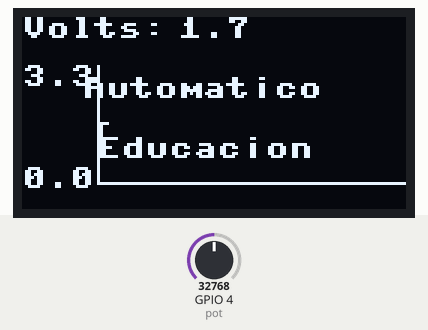
Simulated run of this program. Board: ESP32 board running MicroPython. Shown: 128×64 one-colour display. The test bench sets the inputs (shaded band); at power-on: GPIO 4 (pot) = 32768 (analog values on the 0–65535 scale). Library files of the repository ran but are not shown: ssd1306.py.

Above: at 4.2 s.
4.3 s: GPIO 4 (pot) set to 0
At 5.3 s:
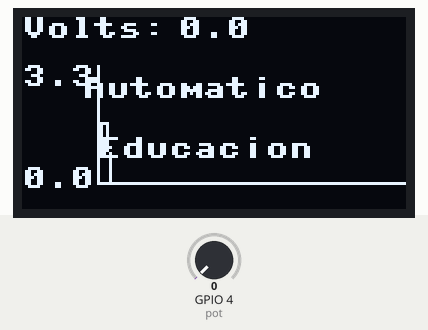
6.2 s: GPIO 4 (pot) set to 7864
At 6.8 s:
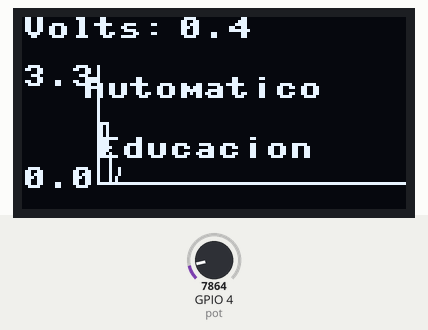
8.4 s: GPIO 4 (pot) set to 19660
At 9.4 s:
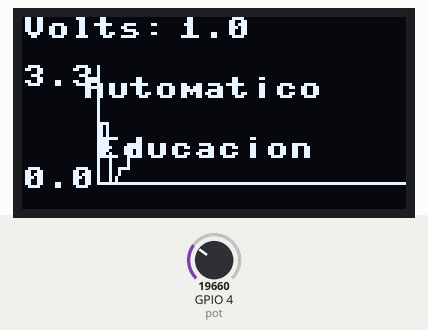
Timing chart, 0 to 11.4 s (numbered marks = the images above; inputs shaded):
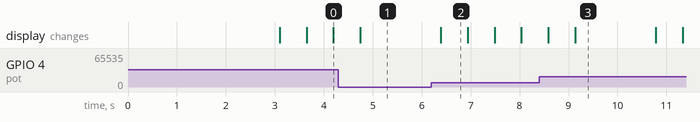

Measured:
- after the input at 6.2 s, the display: changes after 0.19 s (image 2)

The program:

oled_ex2.py
```python
"""
OLED with MicroPython: Raspberry Pi Pico  and ESP8266
By: Sergio Andres Castaño Giraldo
site: https://controlautomaticoeducacion.com/micropython/
GitHub: https://github.com/sergioacg/MicroPython

Useful links:
# https://docs.micropython.org/en/latest/library/framebuf.html
# https://micropython-workshop.readthedocs.io/en/latest/pages/shields/oled.html
# http://javl.github.io/image2cpp/
"""

from machine import Pin, I2C, ADC
from utime import sleep_ms
from ssd1306 import SSD1306_I2C
import framebuf
from images import (logo)


def plot_time(yp, t, x, y, var = [0.0,3.3], vpts=[25, 16, 40], hpts = [25, 55, 112]):
    """"
    Graph function of the Cartesian plane in relation to time:
    by: Sergio Andres Castaño Giraldo

    plot_time(yp, t, x, y, var = [0.0,3.3], vpts=[25, 16, 40], hpts = [25, 55, 112]):

    yp: dependent variable
    t: time (used while the Cartesian plane is not complete)
    x: List of two positions of variable x, x[0] is the position in past x and x[1] position of current x.
    y: List of two positions of the variable y, y[0] is the position in y past and y[1] position of current x.
    var = [0.0,3.3]: Magnitude of the variable (default voltage)
    vpts = [25, 16, 40]: points on the vertical y axis.
    hpts = [25, 55, 112]: points on the vertical x axis.

    Example:
    #Global Variables
    t = 0
    y = [55, 55]
    x = [25, 25]
    #Function:
    volts = pot.read_u16 () * FACTOR
    t, x, y = plot_time (volts, t, x, y)
    sleep_ms (500)
    """
    #Axis
    oled.vline(vpts[0], vpts[1], vpts[2], 1) #x, y, h
    oled.hline(hpts[0], hpts[1], hpts[2], 1) #x, y, w
    oled.text(str(round(var[0],1)), vpts[0]-25, hpts[1]-5)
    oled.text(str(round(var[1],1)), vpts[0]-25, vpts[1])
    #y - axis
    y[1] = int((yp-var[0])/(var[1]-var[0]) * (vpts[1]-hpts[1]) + hpts[1]) #Interpolation
    if t < hpts[2] - hpts[0]:
        x[1] = x[0]+1
    else:
        x[1] = hpts[2]

    #Plot the line
    oled.line(x[0],y[0],x[1],y[1],1)
    oled.show()

    #Update past values
    y[0] = y[1]
    x[0] = x[1]

    #If you have already reached the end of the graph then ...
    if t > hpts[2] - hpts[0]:
        #Erases the first few pixels of the graph and the y-axis.
        oled.fill_rect(vpts[0],vpts[1],2,vpts[2],0)
        #Clears the entire y-axis scale
        oled.fill_rect(vpts[0]-25, vpts[1],vpts[0],vpts[2]+5,0)
        #shifts the graph one pixel to the left
        oled.scroll(-1,0)
        #Axis
        oled.vline(vpts[0], vpts[1], vpts[2], 1) #x, y, h
        oled.hline(hpts[0], hpts[1], hpts[2], 1) #x, y, w
        oled.text(str(round(var[0],1)), vpts[0]-25, hpts[1]-5)
        oled.text(str(round(var[1],1)), vpts[0]-25, vpts[1])
    else:
        t += 1

    return t,x,y


if __name__ == '__main__':

    WIDTH = 128
    HEIGHT = 64
    FACTOR = 3.3 / (65535)

    PLACA = True #True: Raspberry Pi Pico, False: ESP8266

    # if PLACA:
    #     i2c = I2C(1, scl = Pin(19), sda = Pin(18), freq = 200000)
    #     pot = ADC(26)
    # else:
    #     i2c = I2C(scl = Pin(5), sda = Pin(4))
    #     pot = ADC(0)

    i2c = I2C(0, scl=Pin(22), sda=Pin(21))
    pot = ADC(Pin(4))

    oled = SSD1306_I2C(WIDTH, HEIGHT, i2c)


    buffer = bytearray(logo)

    fb = framebuf.FrameBuffer(buffer,WIDTH,HEIGHT,framebuf.MONO_HLSB)


    #Global Variables
    t = 0
    y = [55, 55]
    x = [25, 25]

    oled.fill(0)
    oled.text("Control", 35, 0)
    oled.text("Automatico", 20, 20)
    oled.text("Educacion", 25, 40)
    oled.show()
    sleep_ms(3000)

    #Image
    # oled.fill(0)
    # oled.blit(fb,0,0)
    # oled.show()
    # sleep_ms(3000)
    # oled.fill(0)

    while True:
        volts = pot.read_u16() * FACTOR
        t,x,y = plot_time(volts,t,x,y)
        oled.fill_rect(0,0,120,15,0)
        oled.text("Volts: ", 0, 0)
        oled.text(str(round(volts,1)), 52, 0)
        oled.show()
        sleep_ms(500)
```

Source omitted: images.py (data table, 6215 bytes)
